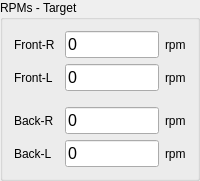
     <widget class="QGroupBox" name="rpmTargetBox">
      <property name="geometry">
       <rect>
        <x>247</x>
        <y>200</y>
        <width>200</width>
        <height>165</height>
       </rect>
      </property>
      <property name="sizePolicy">
       <sizepolicy hsizetype="Fixed" vsizetype="Fixed">
        <horstretch>0</horstretch>
        <verstretch>0</verstretch>
       </sizepolicy>
      </property>
      <property name="title">
       <string>RPMs - Target</string>
      </property>
      <layout class="QHBoxLayout" name="horizontalLayout_8">
       <item>
        <layout class="QVBoxLayout" name="rpmTargetLabelsBox">
         <item>
          <widget class="QLabel" name="rpmTargetFRLabel">
           <property name="sizePolicy">
            <sizepolicy hsizetype="Preferred" vsizetype="Preferred">
             <horstretch>0</horstretch>
             <verstretch>0</verstretch>
            </sizepolicy>
           </property>
           <property name="text">
            <string>Front-R</string>
           </property>
          </widget>
         </item>
         <item>
          <widget class="QLabel" name="rpmTargetFLLabel">
           <property name="text">
            <string>Front-L</string>
           </property>
          </widget>
         </item>
         <item>
          <spacer name="verticalSpacer_9">
           <property name="orientation">
            <enum>Qt::Orientation::Vertical</enum>
           </property>
           <property name="sizeType">
            <enum>QSizePolicy::Policy::Fixed</enum>
           </property>
           <property name="sizeHint" stdset="0">
            <size>
             <width>20</width>
             <height>10</height>
            </size>
           </property>
          </spacer>
         </item>
         <item>
          <widget class="QLabel" name="rpmTargetBRLabel">
           <property name="text">
            <string>Back-R</string>
           </property>
          </widget>
         </item>
         <item>
          <widget class="QLabel" name="rpmTargetBLLabel">
           <property name="text">
            <string>Back-L</string>
           </property>
          </widget>
         </item>
        </layout>
       </item>
       <item>
        <spacer name="horizontalSpacer_17">
         <property name="orientation">
          <enum>Qt::Orientation::Horizontal</enum>
         </property>
         <property name="sizeType">
          <enum>QSizePolicy::Policy::Fixed</enum>
         </property>
         <property name="sizeHint" stdset="0">
          <size>
           <width>4</width>
           <height>20</height>
          </size>
         </property>
        </spacer>
       </item>
       <item>
        <layout class="QVBoxLayout" name="rpmTargetValuesBox">
         <property name="sizeConstraint">
          <enum>QLayout::SizeConstraint::SetDefaultConstraint</enum>
         </property>
         <item>
          <widget class="QLineEdit" name="rpmTargetFRValue">
           <property name="sizePolicy">
            <sizepolicy hsizetype="Preferred" vsizetype="Fixed">
             <horstretch>0</horstretch>
             <verstretch>0</verstretch>
            </sizepolicy>
           </property>
           <property name="font">
            <font>
             <pointsize>12</pointsize>
            </font>
           </property>
           <property name="focusPolicy">
            <enum>Qt::FocusPolicy::NoFocus</enum>
           </property>
           <property name="text">
            <string>0</string>
           </property>
           <property name="frame">
            <bool>true</bool>
           </property>
           <property name="dragEnabled">
            <bool>true</bool>
           </property>
           <property name="readOnly">
            <bool>true</bool>
           </property>
          </widget>
         </item>
         <item>
          <widget class="QLineEdit" name="rpmTargetFLValue">
           <property name="sizePolicy">
            <sizepolicy hsizetype="Preferred" vsizetype="Fixed">
             <horstretch>0</horstretch>
             <verstretch>0</verstretch>
            </sizepolicy>
           </property>
           <property name="font">
            <font>
             <pointsize>12</pointsize>
            </font>
           </property>
           <property name="focusPolicy">
            <enum>Qt::FocusPolicy::NoFocus</enum>
           </property>
           <property name="text">
            <string>0</string>
           </property>
           <property name="frame">
            <bool>true</bool>
           </property>
           <property name="dragEnabled">
            <bool>true</bool>
           </property>
           <property name="readOnly">
            <bool>true</bool>
           </property>
          </widget>
         </item>
         <item>
          <spacer name="verticalSpacer_10">
           <property name="orientation">
            <enum>Qt::Orientation::Vertical</enum>
           </property>
           <property name="sizeType">
            <enum>QSizePolicy::Policy::Fixed</enum>
           </property>
           <property name="sizeHint" stdset="0">
            <size>
             <width>20</width>
             <height>10</height>
            </size>
           </property>
          </spacer>
         </item>
         <item>
          <widget class="QLineEdit" name="rpmTargetBRValue">
           <property name="sizePolicy">
            <sizepolicy hsizetype="Preferred" vsizetype="Fixed">
             <horstretch>0</horstretch>
             <verstretch>0</verstretch>
            </sizepolicy>
           </property>
           <property name="font">
            <font>
             <pointsize>12</pointsize>
            </font>
           </property>
           <property name="focusPolicy">
            <enum>Qt::FocusPolicy::NoFocus</enum>
           </property>
           <property name="text">
            <string>0</string>
           </property>
           <property name="frame">
            <bool>true</bool>
           </property>
           <property name="dragEnabled">
            <bool>true</bool>
           </property>
           <property name="readOnly">
            <bool>true</bool>
           </property>
          </widget>
         </item>
         <item>
          <widget class="QLineEdit" name="rpmTargetBLValue">
           <property name="sizePolicy">
            <sizepolicy hsizetype="Preferred" vsizetype="Fixed">
             <horstretch>0</horstretch>
             <verstretch>0</verstretch>
            </sizepolicy>
           </property>
           <property name="font">
            <font>
             <pointsize>12</pointsize>
            </font>
           </property>
           <property name="focusPolicy">
            <enum>Qt::FocusPolicy::NoFocus</enum>
           </property>
           <property name="text">
            <string>0</string>
           </property>
           <property name="frame">
            <bool>true</bool>
           </property>
           <property name="dragEnabled">
            <bool>true</bool>
           </property>
           <property name="readOnly">
            <bool>true</bool>
           </property>
          </widget>
         </item>
        </layout>
       </item>
       <item>
        <layout class="QVBoxLayout" name="rpmTargetUnitsBox">
         <item>
          <widget class="QLabel" name="rpmTargetFRUnit">
           <property name="text">
            <string>rpm</string>
           </property>
          </widget>
         </item>
         <item>
          <widget class="QLabel" name="rpmTargetFLUnit">
           <property name="text">
            <string>rpm</string>
           </property>
          </widget>
         </item>
         <item>
          <spacer name="verticalSpacer_11">
           <property name="orientation">
            <enum>Qt::Orientation::Vertical</enum>
           </property>
           <property name="sizeType">
            <enum>QSizePolicy::Policy::Fixed</enum>
           </property>
           <property name="sizeHint" stdset="0">
            <size>
             <width>20</width>
             <height>10</height>
            </size>
           </property>
          </spacer>
         </item>
         <item>
          <widget class="QLabel" name="rpmTargetBRUnit">
           <property name="text">
            <string>rpm</string>
           </property>
          </widget>
         </item>
         <item>
          <widget class="QLabel" name="rpmTargetBLUnit">
           <property name="text">
            <string>rpm</string>
           </property>
          </widget>
         </item>
        </layout>
       </item>
      </layout>
     </widget>
